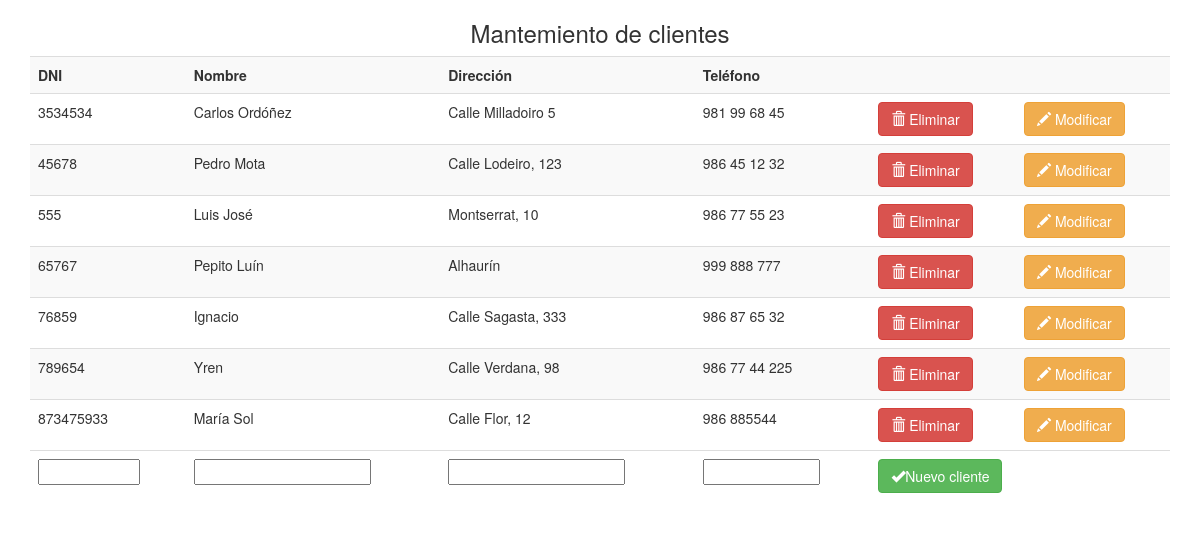
Page /4_3/pagina.php?ejercicio=4_3_1/01 on the committed database.
### tables this page shows
CREATE TABLE IF NOT EXISTS `cliente` (
  `dni` varchar(10) NOT NULL,
  `nombre` varchar(50) NOT NULL,
  `direccion` varchar(200) NOT NULL,
  `telefono` varchar(20) NOT NULL,
  PRIMARY KEY (`dni`)
);

### 4_3/4_3_1/01.php (the view, shortened to what this page needs)
<h3 class="text-center">Mantemiento de clientes</h3>
<?php
$conexion = mysqli_connect("localhost", "root", "");
mysqli_select_db($conexion, "banco");
$consulta = mysqli_query($conexion, "SELECT dni, nombre, direccion, telefono FROM cliente");
?>
<table class="table table-striped">
  <tr>
    <th>DNI</th>
    <th>Nombre</th>
    <th>Dirección</th>
    <th>Teléfono</th>
    <th></th>
    <th></th>
  </tr>
  <?php
  while ($registro = mysqli_fetch_array($consulta)) {
  ?>
    <tr>
      <td><?= $registro['dni'] ?></td>
      <td><?= $registro['nombre'] ?></td>
      <td><?= $registro['direccion'] ?></td>
      <td><?= $registro['telefono'] ?></td>
      <td>
        <form action="pagina.php" method="post">
          <button type="submit" class="btn btn-danger"><span class="glyphicon glyphicon-trash"></span> Eliminar</button>
        </form>
      </td>
      <td>
        <form action="pagina.php" method="post">
          <button type="submit" class="btn btn-warning"><span class="glyphicon glyphicon-pencil"></span> Modificar</button>
        </form>
      </td>
    </tr>
  <?php
  }
  ?>
  <form action="pagina.php" method="post">
    <tr>
      <td><input type="text" name="dni" size="10"></td>
      <td><input type="text" name="nombre"></td>
      <td><input type="text" name="direccion"></td>
      <td><input type="text" name="telefono" size="12"></td>
      <td colspan="2">
        <button type="submit" class="btn btn-success">
          <span class="glyphicon glyphicon-ok"></span>Nuevo cliente
        </button>
      </td>
    </tr>
  </form>
</table>

### 4_3/pagina.php (shortened to what this page needs)
<!DOCTYPE html>
<html>
<head>
  <link href="css/bootstrap.min.css" rel="stylesheet">
</head>
<body>
  <div class="container">
    <?php
    include $_REQUEST['ejercicio'] . '.php';
    ?>
  </div>
</body>
</html>

### rows in the picture
cliente: dni "3534534", nombre "Carlos Ordóñez", direccion "Calle Milladoiro 5", telefono "981 99 68 45"
cliente: dni "45678", nombre "Pedro Mota", direccion "Calle Lodeiro, 123", telefono "986 45 12 32"
cliente: dni "555", nombre "Luis José", direccion "Montserrat, 10", telefono "986 77 55 23"
cliente: dni "65767", nombre "Pepito Luín", direccion "Alhaurín", telefono "999 888 777"
cliente: dni "76859", nombre "Ignacio", direccion "Calle Sagasta, 333", telefono "986 87 65 32"
cliente: dni "789654", nombre "Yren", direccion "Calle Verdana, 98", telefono "986 77 44 225"
cliente: dni "873475933", nombre "María Sol", direccion "Calle Flor, 12", telefono "986 885544"
